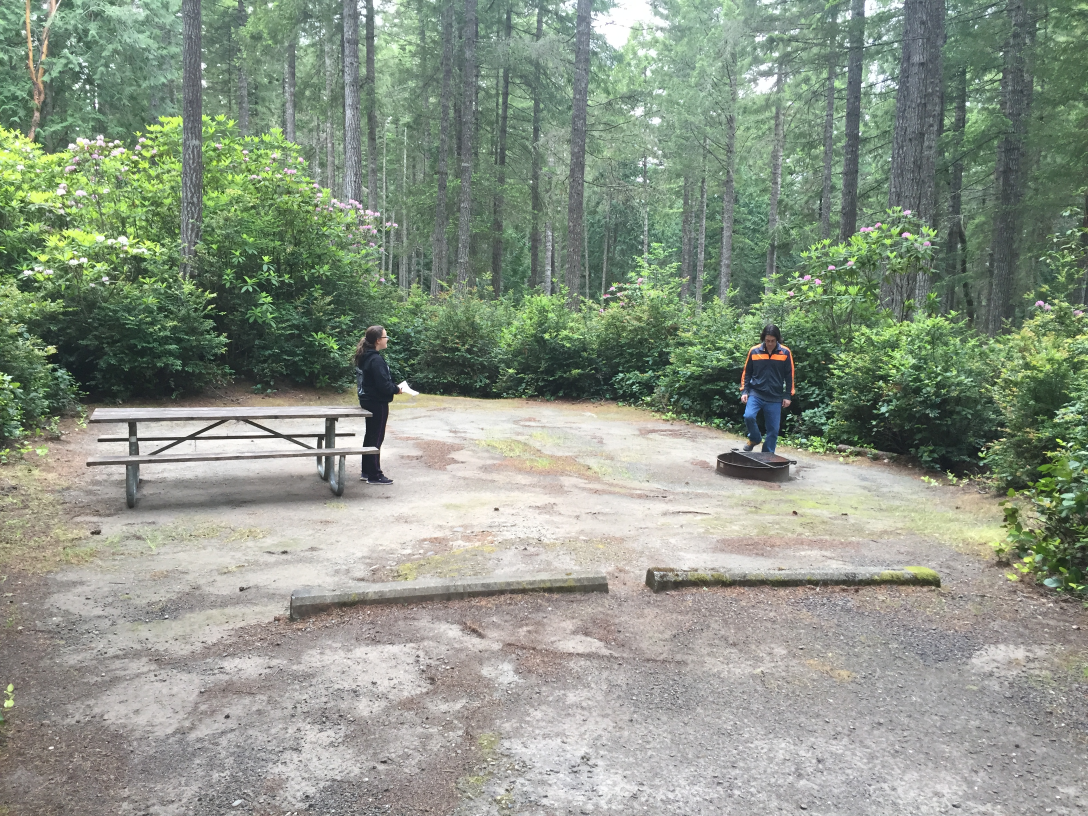
#> input picture GenericScripts/023.JPG, 3264 x 2448 px, found by its file name (shown at 1/3 size)
$ python overlay_image.py
#> lines starting #> are read from the running program, lines starting #| are printed output that depends on the picture
from PIL import Image, ImageFilter
import webbrowser

#for some reason the following line does not open the file
#however is necessary to declare variable
img=Image.open("C:\\GitHub\\Python_Scripts\\GenericScripts\\023.JPG")
#> img is the input picture: PIL image 3264x2448 RGB; mean R, G, B 140.8, 150, 135.3
#img.show()
#img="C:\\GitHub\\Python_Scripts\\GenericScripts\\023.JPG"
#img=webbrowser.open(img)

#resize image and create new file
size = (640,640)
img.thumbnail(size)
#> img: PIL image 640x480 RGB
img.save("C:\\GitHub\\Python_Scripts\\GenericScripts\\023_Little.JPG")
#webbrowser.open("C:\\GitHub\\Python_Scripts\\GenericScripts\\023_Little.JPG")

#apply a filter
img_blur=img.filter(ImageFilter.BLUR)
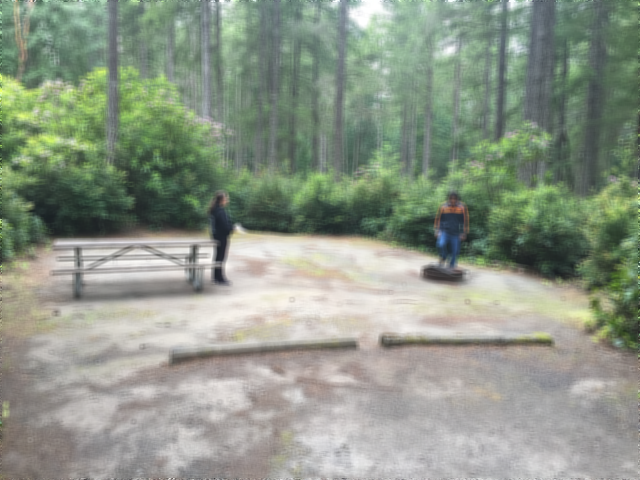
#> img_blur: PIL image 640x480 RGB; mean R, G, B 140.9, 150.1, 135.4
img_blur.save("C:\\GitHub\\Python_Scripts\\GenericScripts\\023_BLUR.JPG")
img_boxblur=img.filter(ImageFilter.BoxBlur(radius=50))
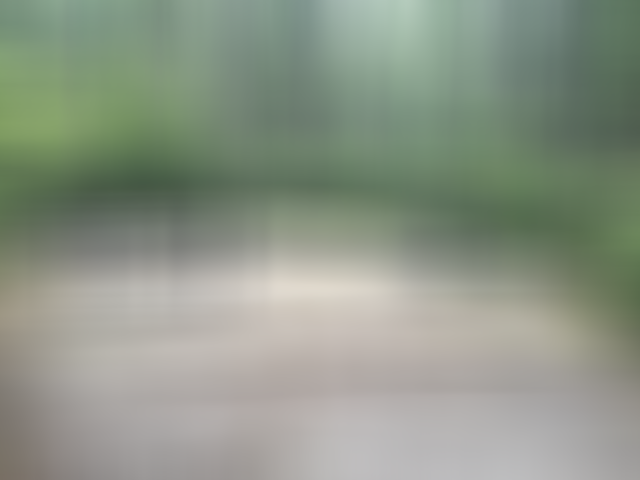
#> img_boxblur: PIL image 640x480 RGB; mean R, G, B 140.6, 149.8, 135.1
img_boxblur.save("C:\\GitHub\\Python_Scripts\\GenericScripts\\023_BoxBlur.JPG")
img_emboss=img.filter(ImageFilter.EMBOSS)
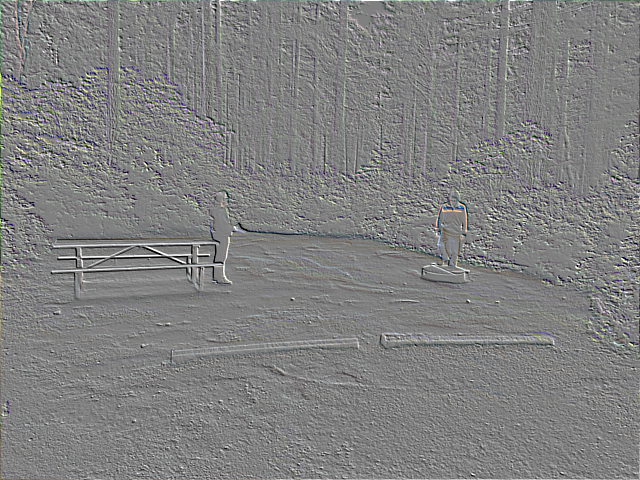
#> img_emboss: PIL image 640x480 RGB; mean R, G, B 128, 128.1, 128
img_emboss.save("C:\\GitHub\\Python_Scripts\\GenericScripts\\023_EMBOSS.JPG")
img_gaussian=img.filter(ImageFilter.GaussianBlur)
img_gaussian.save("C:\\GitHub\\Python_Scripts\\GenericScripts\\023_GaussianBlur.JPG")
img_edge_enhance=img.filter(ImageFilter.EDGE_ENHANCE)
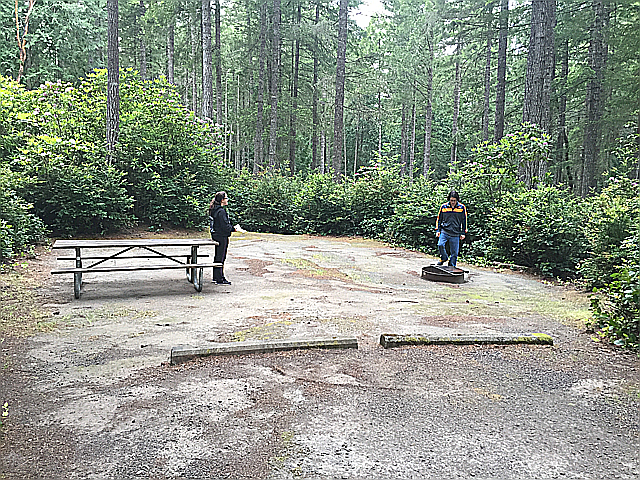
#> img_edge_enhance: PIL image 640x480 RGB; mean R, G, B 139.5, 147.3, 134.7
img_edge_enhance.save("C:\\GitHub\\Python_Scripts\\GenericScripts\\023_EDGE_ENHANCE.JPG")

# [5 lines of commented-out code are left out]

img2=Image.open("C:\\GitHub\\Python_Scripts\\GenericScripts\\021.JPG")
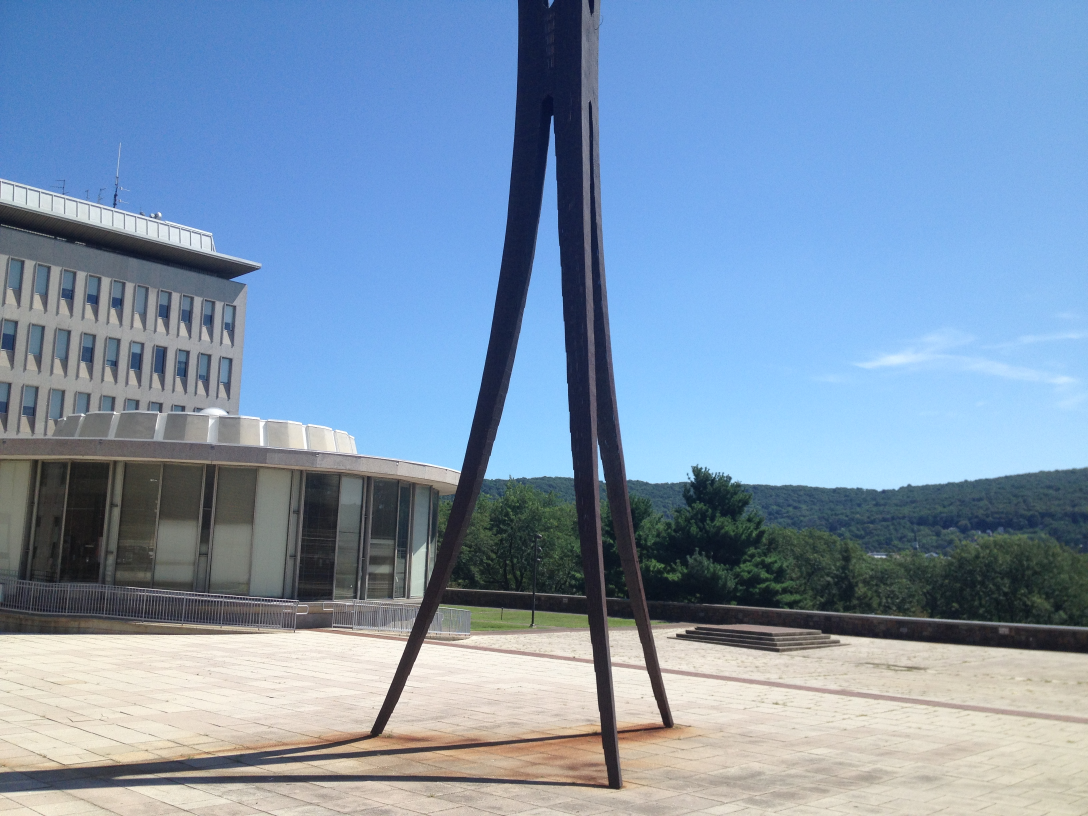
#> input picture GenericScripts/021.JPG, 3264 x 2448 px, found by its file name (shown at 1/3 size)
#> img2 is the input picture: PIL image 3264x2448 RGB; mean R, G, B 126.3, 149.8, 175.8
#resize image and create new file
#size = (640,640)
img2.thumbnail(size)
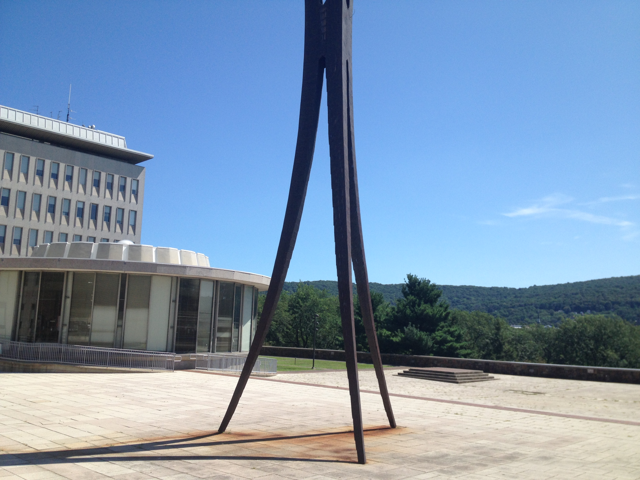
#> img2: PIL image 640x480 RGB; mean R, G, B 126.4, 150, 176
img2.save("C:\\GitHub\\Python_Scripts\\GenericScripts\\086_Little.JPG")

from PIL import ImageChops
img3=ImageChops.add(img, img2,1,0)
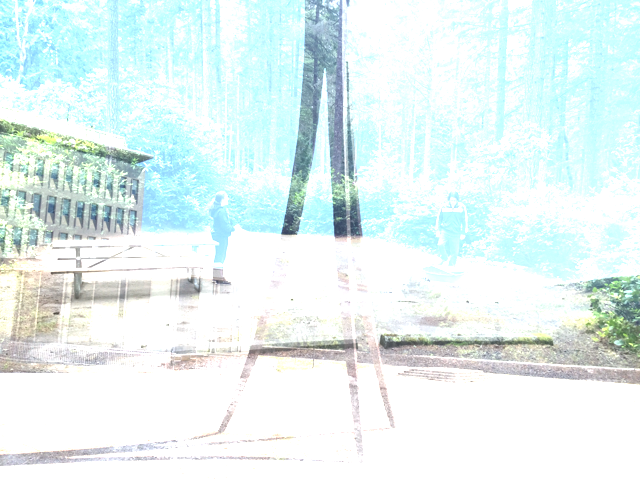
#> img3: PIL image 640x480 RGB; mean R, G, B 228.1, 243.4, 242.6
img3.save("C:\\GitHub\\Python_Scripts\\GenericScripts\\023_Combined.JPG")
